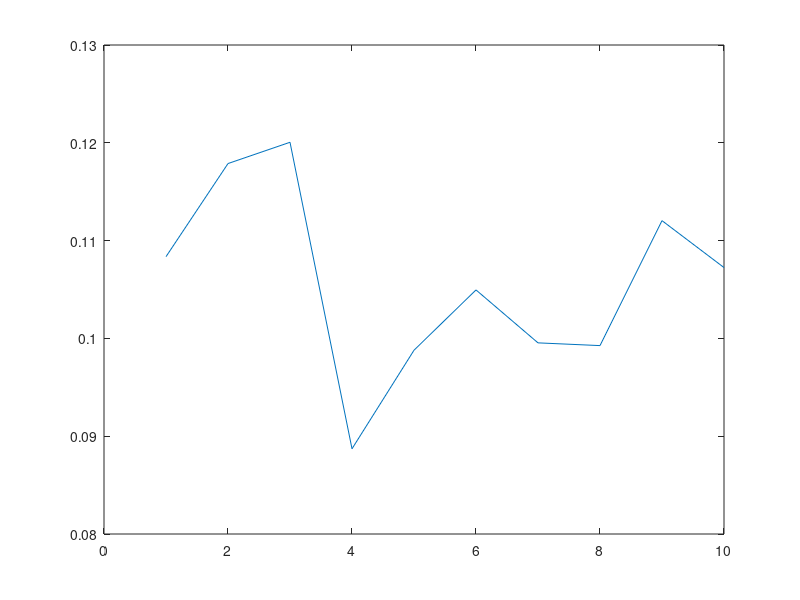

This figure's MATLAB source:
cellnumber=10;
cellr=0.1375*ones(1,cellnumber); 

gooddata=0;
while gooddata==0
gooddata=1;
realm = 0.103125;
realv = 0.0001;
logm = log((realm^2)/sqrt(realv+realm^2));
logsigma = sqrt(log(realv/(realm^2)+1));
iniX = lognrnd(logm,logsigma,1,cellnumber);

for i=1:cellnumber
    if iniX(i)>0.13
       gooddata=0 ;
    end
end
if abs(mean(iniX)-realm)>0.1 || abs(var(iniX)-realv)>0.00002
          gooddata=0 ;
     
    
end
end

plot (iniX)
mean (iniX)
var(iniX)
thick=cellr-iniX;